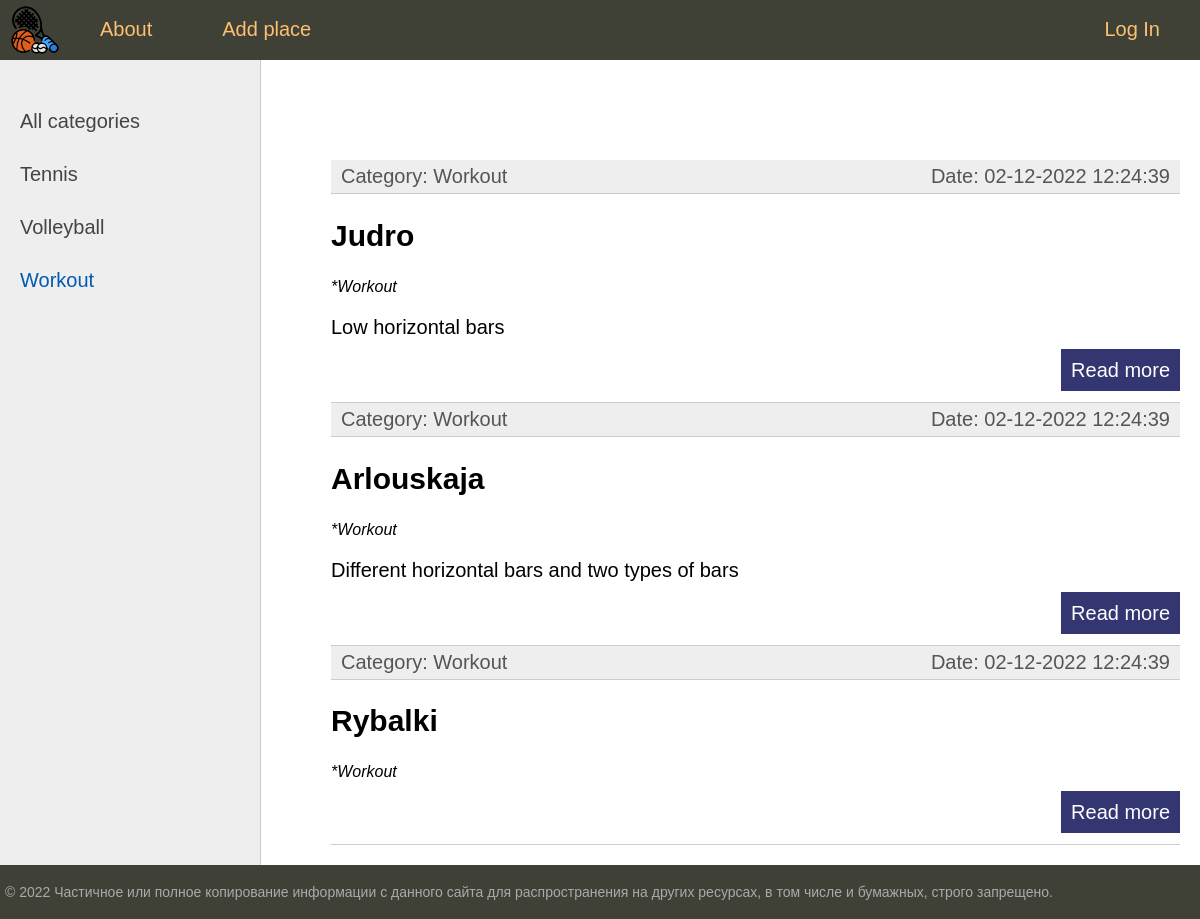
The app's page /sportcategory/3/ with its own data.
### place/models.py (models this page shows, shortened)
class SportCategory(models.Model):
    title = models.CharField(max_length=255)
    def get_absolute_url(self):
        return reverse('sportcategory', kwargs={'cat_id': self.pk})

class Address(models.Model):
    title = models.CharField(max_length=255)
    address = models.CharField(max_length=255)
    time_create = models.DateTimeField(auto_now_add=True)
    time_update = models.DateTimeField(auto_now=True)
    is_published = models.BooleanField(default=True)
    sport_category = models.ForeignKey(SportCategory, on_delete=models.CASCADE)
    def get_absolute_url(self):
        return reverse('place', kwargs={'place_id': self.pk})

class Description(models.Model):
    description = models.TextField(blank=True)
    photo = models.ImageField(upload_to='photos/%Y/%m/%d')
    address = models.OneToOneField(Address, on_delete=models.CASCADE, primary_key=True)

### place/views.py (the view)
# urls.py: path('sportcategory/<int:cat_id>/', show_category, name='sportcategory'),
def show_category(request, cat_id):
    cats = SportCategory.objects.all()
    try:
        title = SportCategory.objects.get(pk=cat_id).title
    except Exception:
        raise Http404
    addresses = Address.objects.filter(sport_category_id=cat_id)
    context = {
        'addresses': addresses,
        'cats': cats,
        'menu': menu,
        'title': title,
        'cat_selected': cat_id,
        }
    return render(request, 'place/index.html', context)

### place/templates/place/index.html (shortened to what this page needs)
{% extends 'place/base.html' %}
{% block content %}
<ul class="list-articles">
	{% for addr in addresses %}
		<li><div class="article-panel">
		<p class="first">Category: {{ addr.sport_category.title }}</p>
		<p class="last">Date: {{ addr.time_update|date:"d-m-Y H:i:s" }}</p>
		</div></li>
		<li><h2>{{ addr.title }}</h2>
		<p class="sportcategory">*{{ addr.sport_category.title }}</p>
	{% autoescape on %}
	<p class="description">{{ addr.description.description|linebreaks|truncatewords:50 }}</p>
	{% endautoescape %}
			<p class="link-read-post"><a href={{ addr.get_absolute_url }}>Read more</a></p>
			</li>
	{% endfor %}
</ul>
{% endblock %}

### place/templates/place/base.html (shortened to what this page needs)
{% load static %}
<!DOCTYPE html>
<html>
<head>
	<link type="text/css" href="{% static 'place/css/styles.css' %}" rel="stylesheet" />
</head>
<body>
<table class="table-page" border=0 cellpadding="0" cellspacing="0">
<tr><td valign=top>
{% block mainmenu %}
		<div class="header">
			<ul id="mainmenu" class="mainmenu">
			<li class="logo"><a href={% url 'home' %}><div class="logo"></div></a></li>
{% for m in menu %}
	{% if not forloop.last %}
			<li><a href={% url m.url_name %}>{{ m.title }}</a></li>
	{% else %}
			<li class="last"><a href={% url m.url_name %}>{{ m.title }}</a></li>
	{% endif %}
{% endfor %}
			</ul>
		</div>
{% endblock mainmenu %}
<table class="table-content" border=0 cellpadding="0" cellspacing="0">
<tr>
	<td valign="top" class="left-chapters">
	<ul id="leftchapters">
	{% if cat_selected == 0 %}
		<li class="selected">All categories</li>
	{% else %}
		<li><a href={% url 'home' %}>All categories</a></li>
	{% endif %}
	{% for c in cats %}
		{% if c.pk == cat_selected %}
			<li class="selected">{{ c.title }}</li>
		{% else %}
			<li><a href={{ c.get_absolute_url }}>{{ c.title }}</a></li>
		{% endif %}
	{% endfor %}
	</ul>
</td>
<td valign="top" class="content">
	<div class="content-text">
{% block content %}
{% endblock %}
	</div>
</td></tr></table>
</td></tr>
<tr><td valign=top>
	<div id="footer">
		<p>&copy; 2022 Частичное или полное копирование информации с данного сайта для распространения на других ресурсах, в том числе и бумажных, строго запрещено.</p>
	</div>
</td></tr></table>
</body>
</html>

### place/static/place/css/styles.css (style rules this page uses)
html, body { font-family: 'Arial'; margin: 0; padding: 0; height: 100%; width: 100%; color: #444; }
a { color: #0059b2; text-decoration: none; }
p.link-read-post { text-align: right; }
p.link-read-post a { padding: 10px; min-width: 100px; background: #333671; color: #fff; text-decoration: none; }
div.article-panel { background: #eee; padding: 5px 10px 5px 10px; box-sizing: border-box; overflow: hidden; color: #555; }
div.article-panel p.first { margin: 0; float: left; }
div.article-panel p.last { margin: 0; float: right; }
ul.list-articles { list-style: none; margin: 0; padding: 0; }
ul.list-articles li { border-bottom: 1px solid #ccc; }
.table-page { width: 100%; height: 100%; vertical-align: top; }
.table-page tr { height: 100%; }
.header { background: #3F4137; height: 60px; }
.logo { background: url('../images/main\ copy.png') no-repeat 10px 5px; width: 70px; height: 60px; }
ul.mainmenu { list-style: none; margin: 0; padding: 0; height: 60px; color: #fdc073; font-size: 20px; overflow: hidden; }
ul.mainmenu li { float: left; margin: 18px 40px 0 30px; }
ul.mainmenu li.logo { margin: 0; }
ul.mainmenu li.last { float: right; }
ul.mainmenu li a { color: #fdc073; text-decoration: none; }
.table-content { width: 100%; min-height: 100%; height: 100%; }
.left-chapters { margin: 0; background: #eee; border-right: 1px solid #ccc; min-height: 100%; }
.left-chapters ul { width: 230px; min-height: 100%; margin: 0; padding: 20px 10px 10px 20px; list-style: none; font-size: 20px; }
.left-chapters ul li { margin: 30px 0 0 0; color: #999; }
.left-chapters ul li.selected { color: #0059b2; }
.left-chapters ul li a { color: #444; text-decoration: none; }
.content { padding: 40px 20px 20px 40px; width: 100%; box-sizing: border-box; }
.content-text { margin: 60px 0 0 30px; color: #000; font-size: 20px; font-family: Helvetica; }
#footer { box-sizing: border-box; background: #3F4137; padding: 5px; color: #aaa; font-size: 14px; font-family: Verdana, Geneva, Arial, Helvetica; text-align: left; overflow: hidden; }
.description { font-size: 18px; }
.sportcategory { font-size: 16px; font-style: italic; }

### records on screen
SportCategory: title "Tennis"
SportCategory: title "Volleyball"
SportCategory: title "Workout"
Address: sport_category "Workout", time_update "02-12-2022 12:24:39", title "Judro", description.description "Low horizontal bars"
Address: sport_category "Workout", time_update "02-12-2022 12:24:39", title "Arlouskaja", description.description "Different horizontal bars and two types of bars"
Address: sport_category "Workout", time_update "02-12-2022 12:24:39", title "Rybalki"

### other values on screen
{{ m.title }} "About" "Add place"
{{ m.title }} "Log In"
